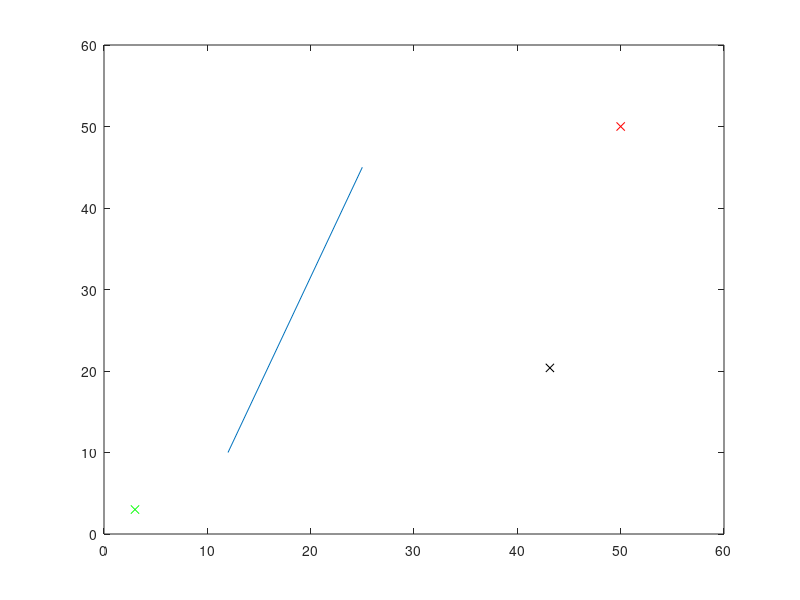

Reproduce this figure in MATLAB. (Note: this script raises an error after producing the figure.)
%Belief Space Navigation
clear
close

x_start = [3;3; 0];
x_goal = [50; 50; 0];        %define goal region as a function of x, y position.
J = @(x,y) 128 - sqrt(x^2 + y^2);     %define cost function.
% always follow calculation of J with J = max(J, 0);
eps = 0.1;
max_iters = 100;        %number of iterations to run
count=1;
course = [0 0 50 50];     %course size - rectangular (x1 y1 x2 y2)
 chance_constraint = .05;   
% initialize vertices, nodes
V = {};             %cell array, each row is a vertex, and each element in the row is a node
n(1).x = x_start;       %node 1 is at x_start
n(1).parent = [1, 1];   %parent node is given by index in cell array v.
n(1).sigma = [.01; .01]; 
n(1).lambda = 0 + .01*randn(3,1);
n(1).SOC = 1;
n(1).cost = 0;
V{1,1} = n(1);
E = {};                 %list of edges between nodes. define by a list of intermediate points?
Q = [];                 %priority queue
%create obstacles - need to turn this into a function, create more complex
%obstacles.
obstacles(:,1) = linspace(12, 25, 25);
obstacles(:,2) = linspace(10, 45, 25);

%state space motion model
A = 1;
B = 1;
C = 1;
% x = [x_pos, y_pos, theta]'
% x(t) = x(t-1) + u(t-1)+w(t)
% z(t) = x(t) + v(t)
% where w is the process noise and v is the system noise, both assumed to be gaussian.


%plot a single line obstacle
plot([obstacles(1,1);obstacles(end,1)],[obstacles(1,2);obstacles(end,2)]);
hold on
plot(V{1,1}.x(1),V{1,1}.x(2), 'gx')
plot(x_goal(1), x_goal(2), 'rx')
axis([0 60 0 60])
while count <max_iters
   %sample a point
   x = rand(2,1); 
   x_new(1,1) = x(1,1)*(course(3) - course(1)) + course(1);
   x_new(2,1) = x(2,1)*(course(4) - course(2)) + course(2);
   x_new(3,1) = 0;
   
   %plot new point
   plot(x_new(1),x_new(2),'kx');
   %find nearest neighbor
    for i=1:(length(V))                            %iterates through each valid node 
      distance = norm(V{i,1}.x -  x_new);                  %finds length between vertex and new coordinate
        if (i==1) || (distance < mindist)               %1st iteration or distance is less than minimum dist
            mindist = distance;
            imin = i;
            v_nearest = V{i,1}.x;                           %chooses single closest point. Consider changing this to a k-nearest search
        end 
    end
    edge = connect(v_nearest, x_new); 
   %draw ellipses, propogate
   [success, x_ret] = propogate(edge, V{imin, 1}, x_new, chance_constraint, obstacles);
   if success == 1 %if there is a connection
        %add x_new to v
        %calculate properties of x_new (like cost, SOC)
            v_new = x_ret;  
            v_new.cost = norm(v_new.x - v_nearest);
            v_new.parent = imin;
%             v_new.SOC = v_new.cost*drain
            %need to write a length function.
%             V{end,1}.cost = len(E{end+1});
            V{end+1, 1} = v_new; %#ok<SAGROW>
        %add edge 
            E{end +1} = edge;    %#ok<SAGROW>
        %add x_new to queue
            Q(end+1) = length(V);
            Q = order(Q);
        %find all v within a radius
            c=10; %coefficient for radius of the ball
            num_nodes = size(V,1)*size(V,2);
            rad = c*(log(num_nodes)/num_nodes)^(1/2);
            %find all vertices within radius
            v_near = [];        %v_near stores the index of the vertex in V.
            for i=1:length(V) - 1;
                dist = norm(V{i,1}.x - v_new.x);
                if dist < rad
                   v_near(end+1) = i;  %#ok<SAGROW>
                end
            end
        %for all nearby vertices
        for k=1:length(v_near)
            %add edges
            e = connect(V{v_near(k),1}.x, V{end,1}.x);
            E{end + 1} = e;
            %update queue
            Q(end+1) = v_near(k);
        end
        %sort Q
        %while queue is not empty
        Q = order(Q);
        while (~isempty(Q)) 
            %n = pop from queue
            [n,Q] = pop(Q);
            for k=1:length(v_near) %for all vneighbor of v(n)
                e_near = connect(V{v_near(k)}.x, V{n}.x);
                %n = PROPOGATE(e_near, n)
                n_new = propogate(e_near, V{v_near(k)}, V{n}, chance_constraint, obstacles);
                %if APPENDBELIEF(v_near, n)
                    %add n to queue
                %end if
            
            end
        end
    end
   count = count +1;
end

mindist = 100;
for i=1:length(V)
   d = norm(V{i,1}.x - x_goal);
   if d<mindist
      mindist = d;
      i_goal= i;
   end
end
plot(V{i_goal,1}.x(1), V{i_goal,1}.x(2), 'ro')
V{i_goal,1}.x
par = V{i_goal, find(V{i_goal}.cost == min(V{i_goal}.cost))}.parent;
i=i_goal;
while par>1
    plot([V{i}.x(1);V{par}.x(1)],[V{i}.x(2);V{par}.x(2)], 'g')
    i = par;
    par = V{par,1}.parent;
end
plot([V{i}.x(1); x_start(1)], [V{i}.x(2); x_start(2)], 'g');

a=V{i_goal,1}.sigma(1); %horizontal radius
b=V{i_goal,1}.sigma(2); %vertical radius
x0=V{i_goal,1}.x(1); % x0,y0 ellipse centre coordinates
y0=V{i_goal,1}.x(2);
t=-pi:0.01:pi;
x=x0+a*cos(t);
y=y0+b*sin(t);
plot(x,y,'b')
